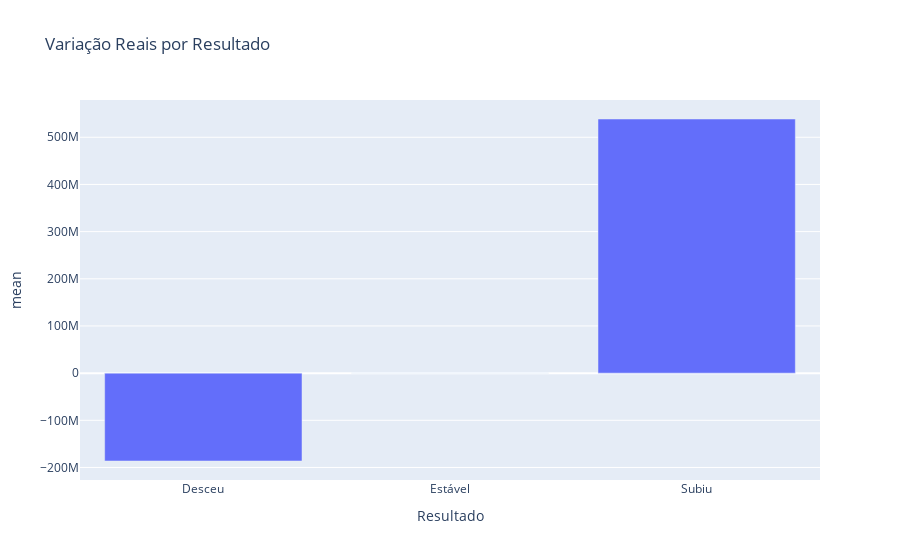

Notebook code cell kept with this figure:
### Code cell
fig = px.bar(resultado_geral, y='mean', x=resultado_geral.index, title='Variação Reais por Resultado')
fig.show()

### Figure 1 — Plotly figure (JSON) as saved in the notebook; plotly's stock layout.template omitted (floating-point values rounded to 4 significant figures)
{"data": [{"alignmentgroup": "True", "hovertemplate": "Resultado=%{x}<br>mean=%{y}<extra></extra>", "legendgroup": "", "marker": {"color": "#636efa", "pattern": {"shape": ""}}, "name": "", "offsetgroup": "", "orientation": "v", "showlegend": false, "textposition": "auto", "type": "bar", "x": ["Desceu", "Estável", "Subiu"], "xaxis": "x", "y": [-186300000.0, 0, 538700000.0], "yaxis": "y"}], "layout": {"barmode": "relative", "legend": {"tracegroupgap": 0}, "title": {"text": "Variação Reais por Resultado"}, "xaxis": {"anchor": "y", "domain": [0, 1], "title": {"text": "Resultado"}}, "yaxis": {"anchor": "x", "domain": [0, 1], "title": {"text": "mean"}}}}
